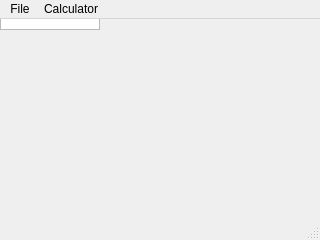
<?xml version="1.0" encoding="UTF-8"?>
<ui version="4.0">
 <class>CalculatorMainWindow</class>
 <widget class="QMainWindow" name="CalculatorMainWindow">
  <property name="geometry">
   <rect>
    <x>0</x>
    <y>0</y>
    <width>320</width>
    <height>240</height>
   </rect>
  </property>
  <property name="windowTitle">
   <string>Calculator with log</string>
  </property>
  <widget class="QPlainTextEdit" name="logText">
   <property name="readOnly">
    <bool>true</bool>
   </property>
  </widget>
  <widget class="QMenuBar" name="menubar">
   <property name="geometry">
    <rect>
     <x>0</x>
     <y>0</y>
     <width>320</width>
     <height>23</height>
    </rect>
   </property>
   <widget class="QMenu" name="menuFile">
    <property name="title">
     <string>File</string>
    </property>
    <addaction name="actionOpen"/>
    <addaction name="actionSave"/>
    <addaction name="actionRevert"/>
    <addaction name="separator"/>
    <addaction name="actionQuit"/>
   </widget>
   <addaction name="menuFile"/>
   <addaction name="actionCalculator"/>
  </widget>
  <widget class="QStatusBar" name="statusbar">
   <widget class="QLabel" name="sbFileName">
    <property name="geometry">
     <rect>
      <x>0</x>
      <y>0</y>
      <width>100</width>
      <height>30</height>
     </rect>
    </property>
   </widget>
   <widget class="QLabel" name="sbLastOpResult">
    <property name="geometry">
     <rect>
      <x>0</x>
      <y>0</y>
      <width>100</width>
      <height>30</height>
     </rect>
    </property>
   </widget>
  </widget>
  <action name="actionOpen">
   <property name="text">
    <string>&amp;Open</string>
   </property>
  </action>
  <action name="actionSave">
   <property name="text">
    <string>&amp;Save</string>
   </property>
  </action>
  <action name="actionRevert">
   <property name="text">
    <string>&amp;Revert</string>
   </property>
  </action>
  <action name="actionQuit">
   <property name="text">
    <string>&amp;Quit</string>
   </property>
  </action>
  <action name="actionCalculator">
   <property name="text">
    <string>Calculator</string>
   </property>
  </action>
 </widget>
 <resources/>
 <connections/>
</ui>
